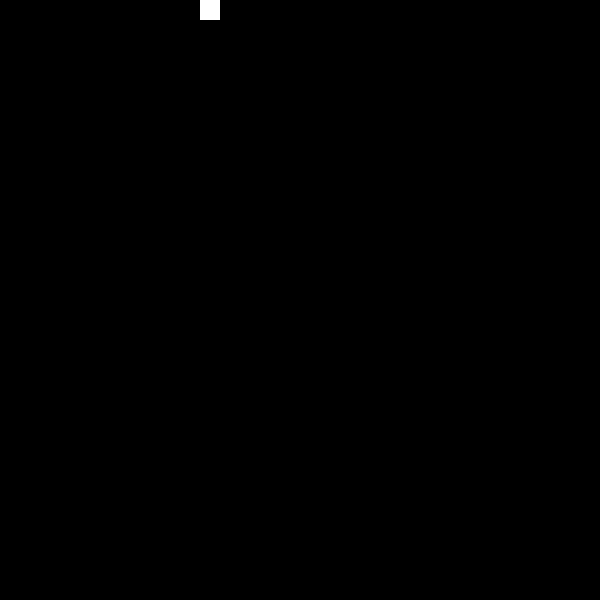
Frame 1 (no input)
Frame 60 (the mouse pressed at the canvas centre just before this capture): identical to frame 1, image omitted
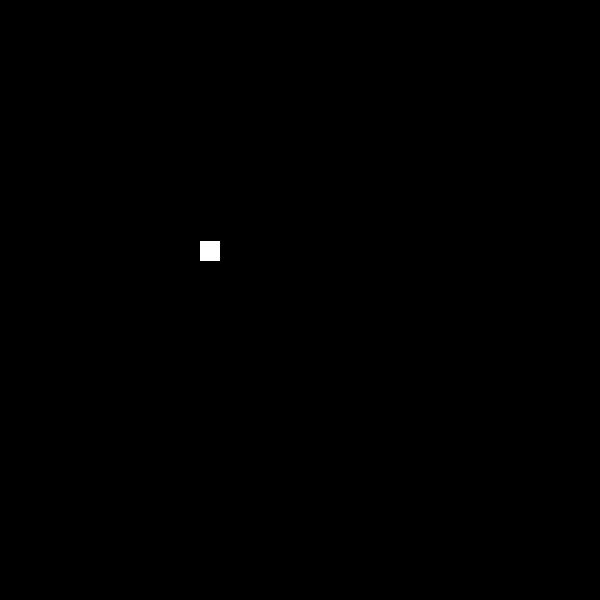
Frame 120 (the mouse held since frame 60 and released just before this capture)

The Processing sketch that drew these frames (run headless with seeded random() and noise(); from frame 60 on, the mouse is pressed at the canvas centre):

// Processing sketch: peak
// ── peak.pde
// renaud.jean-francois(arobas)uqam(point)ca
// Syntaxe Processing version 3.2.1
// mardi, 20 septembre 2016


int posMax =0;

void setup() {
  size(600, 600);
  background(0);
  fill(255);
  noStroke();
}

void draw() {
  background(0);

  // Double condition pour repousser le rectangle vers le bas
  if ((mouseY > pmouseY)&&(mouseY>posMax)) {
    posMax = mouseY;
  }

  rect(200, posMax, 20, 20);

  // le rectangle retourne à sa place
  if (posMax > 0) {
    posMax--;
  }
}
